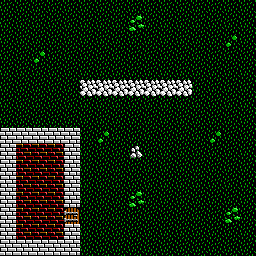

Tiled map render using the project's own tile images. Description and the whole map definition, tile-layer contents included, below:
An orthogonal 16x16 tile map with 16x16 px tiles, 1 tile layer (Tile Layer 1) and 13 objects (8x item:enemy_start, 4x item:party_start, trigger:test).

<map version="1.10" tiledversion="1.12.2" orientation="orthogonal" renderorder="right-down" width="16" height="16" tilewidth="16" tileheight="16" infinite="0" nextlayerid="3" nextobjectid="18">
 <tileset firstgid="1" source="tileset.tsx" />
 <layer id="1" name="Tile Layer 1" width="16" height="16">
  <data encoding="csv">
6,6,6,6,6,6,6,6,6,6,6,6,6,6,6,6,
6,6,6,6,6,6,6,6,9,6,6,6,6,6,6,6,
6,6,6,6,6,6,6,6,6,6,6,6,6,6,7,6,
6,6,7,6,6,6,6,6,6,6,6,6,6,6,6,6,
6,6,6,6,6,6,6,6,6,6,6,6,6,6,6,6,
6,6,6,6,6,78,78,78,78,78,78,78,6,6,6,6,
6,6,6,6,6,6,6,6,6,6,6,6,6,6,6,6,
6,6,6,6,6,6,6,6,6,6,6,6,6,6,6,6,
80,80,80,80,80,6,7,6,6,6,6,6,6,7,6,6,
80,69,69,69,80,6,6,6,77,6,6,6,6,6,6,6,
80,69,69,69,80,6,6,6,6,6,6,6,6,6,6,6,
80,69,69,69,80,6,6,6,6,6,6,6,6,6,6,6,
80,69,69,69,80,6,6,6,9,6,6,6,6,6,6,6,
80,69,69,69,185,6,6,6,6,6,6,6,6,6,9,6,
80,69,69,69,80,6,6,6,6,6,6,6,6,6,6,6,
80,80,80,80,80,6,6,6,6,6,6,6,6,6,6,6
</data>
 </layer>
 <objectgroup id="2" name="Object Layer 1">
  <object id="2" name="item:enemy_start" x="98.018" y="24.5804">
   <properties>
    <property name="exit_to_world" type="bool" value="true" />
    <property name="load_script" value="map/enter_combat_map.tengo" />
   </properties>
  </object>
  <object id="3" name="item:enemy_start" x="137.771" y="24.8838" />
  <object id="4" name="item:enemy_start" x="180.256" y="26.0977" />
  <object id="5" name="item:enemy_start" x="138.075" y="68.2789" />
  <object id="6" name="item:enemy_start" x="55.2299" y="117.136" />
  <object id="7" name="item:enemy_start" x="209.995" y="114.405" />
  <object id="14" name="item:enemy_start" x="232.755" y="196.643" />
  <object id="13" name="item:enemy_start" x="30.6496" y="26.0977" />
  <object id="9" name="item:party_start" x="135.344" y="180.56" />
  <object id="10" name="item:party_start" x="135.951" y="219.099" />
  <object id="11" name="item:party_start" x="95.2869" y="219.403" />
  <object id="12" name="item:party_start" x="176.008" y="218.492" />
  <object id="17" name="trigger:test" x="71.9203" y="216.064" />
 </objectgroup>
</map>
